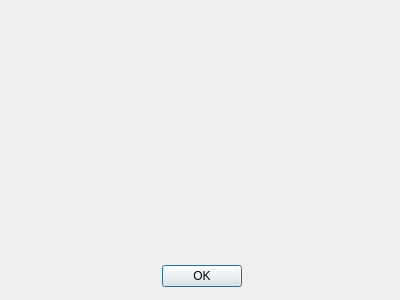
<?xml version="1.0" encoding="UTF-8"?>
<ui version="4.0">
 <class>AboutWindow</class>
 <widget class="QDialog" name="AboutWindow">
  <property name="geometry">
   <rect>
    <x>0</x>
    <y>0</y>
    <width>400</width>
    <height>300</height>
   </rect>
  </property>
  <property name="windowTitle">
   <string>About Nasmy</string>
  </property>
  <property name="modal">
   <bool>true</bool>
  </property>
  <widget class="QDialogButtonBox" name="buttonBox">
   <property name="geometry">
    <rect>
     <x>160</x>
     <y>260</y>
     <width>84</width>
     <height>33</height>
    </rect>
   </property>
   <property name="standardButtons">
    <set>QDialogButtonBox::Ok</set>
   </property>
   <property name="centerButtons">
    <bool>true</bool>
   </property>
  </widget>
 </widget>
 <resources/>
 <connections>
  <connection>
   <sender>buttonBox</sender>
   <signal>clicked(QAbstractButton*)</signal>
   <receiver>AboutWindow</receiver>
   <slot>close()</slot>
   <hints>
    <hint type="sourcelabel">
     <x>202</x>
     <y>275</y>
    </hint>
    <hint type="destinationlabel">
     <x>210</x>
     <y>109</y>
    </hint>
   </hints>
  </connection>
 </connections>
</ui>
